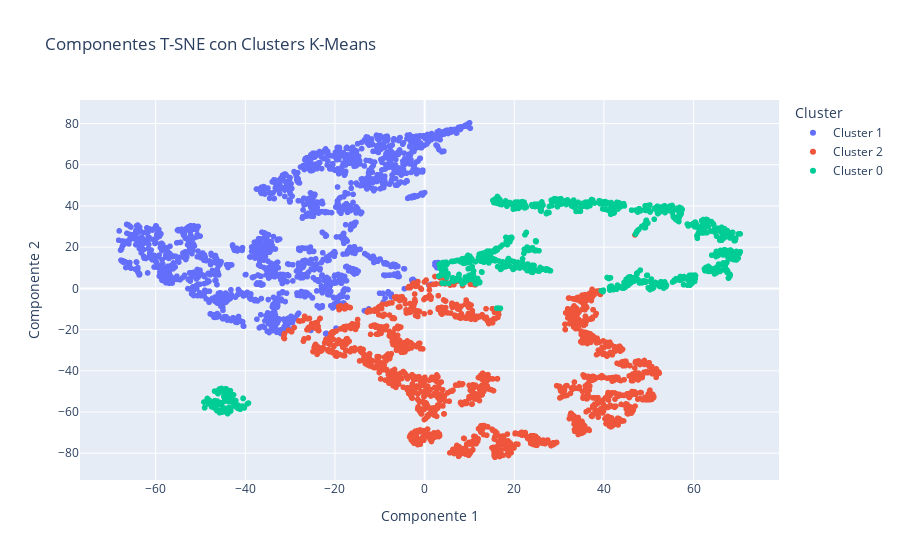

Write notebook code for a chart like this one.
### Markdown cell above
**Respuesta:**

En base a lo observado se puede afirmar que los 3 clusters realizan una buena segmentación de los clientes ya que cada grupo es relativamente compacto y se separa muy bien del resto de los grupos. Sin embargo, también se observa que usando las dos características más importantes obtenidas de la reducción de dimensionalidad pareciera ser que en realidad debieran ser 4 clusters, separando en dos los puntos verdes (Cluster 0).
En realidad lo más riguroso es utilizar el óptimo que se obtiene del método del codo, es decir, 3 clusters. De esto es posible concluir que las otras características si congregan los puntos verdes como un buen cluster. Por último los componentes al ser obtenidos de una reducción de dimensionalidad, pierden su interpretabilidad y llama la atención que el cluster de peores clientes este dividido en dos grupos según los dos componentes principales, aunque es fácil ver la separación entre los clientes intermedios y los clientes de alto valor.

### Code cell
# Crear un DataFrame con los datos proyectados en el espacio T-SNE y las etiquetas de clústeres de K-means
tsne_df['Cluster'] = kmeans_labels

# Diccionario de mapeo de cluster a color
cluster_colors = {0: 'green', 1: 'blue', 2: 'red'}

# Mapear etiquetas de clústeres a colores en el DataFrame
tsne_df['Cluster_Color'] = tsne_df['Cluster'].map(cluster_colors)

# Agrega una nueva columna con etiquetas de clúster que contienen números
tsne_df['Cluster'] = 'Cluster ' + tsne_df['Cluster'].astype(str)

# Crea un gráfico de dispersión con Plotly Express usando la nueva columna como color
fig = px.scatter(tsne_df, x='Componente 1', y='Componente 2', color='Cluster', title='Componentes T-SNE con Clusters K-Means')

fig.show()

### Figure 1 — Plotly figure (JSON) as saved in the notebook; plotly's stock layout.template omitted (floating-point values rounded to 4 significant figures; data arrays with more than 128 entries replaced by an {"elided": "..."} marker saying what was removed)
{"data": [{"hovertemplate": "Cluster=Cluster 1<br>Componente 1=%{x}<br>Componente 2=%{y}<extra></extra>", "legendgroup": "Cluster 1", "marker": {"color": "#636efa", "symbol": "circle"}, "mode": "markers", "name": "Cluster 1", "showlegend": true, "type": "scattergl", "x": {"elided": "1751 float values"}, "xaxis": "x", "y": {"elided": "1751 float values"}, "yaxis": "y"}, {"hovertemplate": "Cluster=Cluster 2<br>Componente 1=%{x}<br>Componente 2=%{y}<extra></extra>", "legendgroup": "Cluster 2", "marker": {"color": "#EF553B", "symbol": "circle"}, "mode": "markers", "name": "Cluster 2", "showlegend": true, "type": "scattergl", "x": {"elided": "1605 float values"}, "xaxis": "x", "y": {"elided": "1605 float values"}, "yaxis": "y"}, {"hovertemplate": "Cluster=Cluster 0<br>Componente 1=%{x}<br>Componente 2=%{y}<extra></extra>", "legendgroup": "Cluster 0", "marker": {"color": "#00cc96", "symbol": "circle"}, "mode": "markers", "name": "Cluster 0", "showlegend": true, "type": "scattergl", "x": {"elided": "958 float values"}, "xaxis": "x", "y": {"elided": "958 float values"}, "yaxis": "y"}], "layout": {"legend": {"title": {"text": "Cluster"}, "tracegroupgap": 0}, "title": {"text": "Componentes T-SNE con Clusters K-Means"}, "xaxis": {"anchor": "y", "domain": [0, 1], "title": {"text": "Componente 1"}}, "yaxis": {"anchor": "x", "domain": [0, 1], "title": {"text": "Componente 2"}}}}
